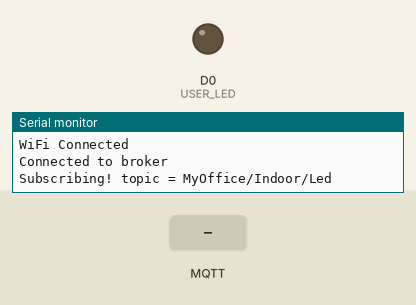
Simulated run of this sketch. Board: ESP8266 (NodeMCU). On the bench: output pins drawn as LEDs (lit = HIGH), the last lines printed to the serial monitor. The inputs (shaded band) are chosen by the test bench. WiFi joins after 1.5 s; servers stay silent unless stated; no MQTT or app messages arrive unless stated.

Above: at 3.2 s.
3.3 s: MQTT message "0" arrives on the first subscribed topic
At 4.1 s:
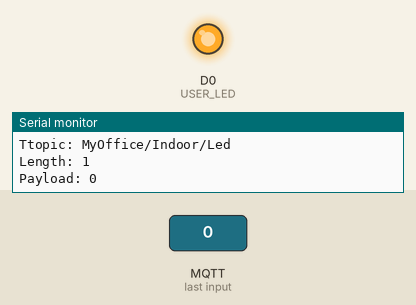
4.8 s: MQTT message "1" arrives on the first subscribed topic
At 5.2 s:
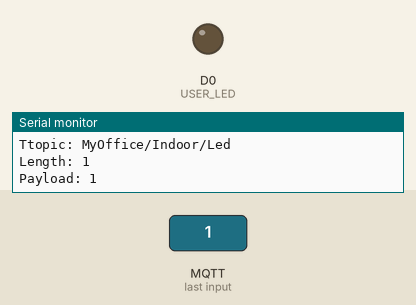
Timing chart, 0 to 7.8 s (numbered marks = the images above; inputs shaded):
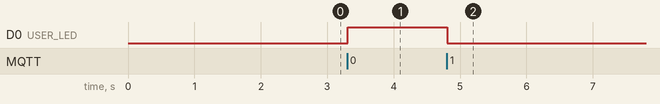

Measured:
- after the input at 3.3 s, D0 (USER_LED): LOW → HIGH at once
- after the input at 4.8 s, D0 (USER_LED): HIGH → LOW at once

The sketch:

subscribe_led.ino
```cpp
#include <ESP8266WiFi.h>
#include <PubSubClient.h>
#define USER_LED  D0
const char* ssid = "Ria2G";
const char* password = "12345679";

const char* userId = "mqtt_ship";
const char* userPw = "1234";
const char* clientId = userId;
char *topic = "MyOffice/Indoor/Led";
char* server = "192.168.0.18";
char messageBuf[100];

void callback(char* topic, byte* payload, unsigned int length) {
  Serial.println("Message arrived!\nTtopic: " + String(topic));
  Serial.println("Length: "+ String(length, DEC));

  strncpy(messageBuf, (char*)payload, length);
  messageBuf[length] = '\0';
  String ledState = String(messageBuf);
  Serial.println("Payload: "+ ledState + "\n");

  if( ledState == "1"  ){
    digitalWrite(USER_LED, LOW);
  } else if (ledState=="0") {
    digitalWrite(USER_LED, HIGH);
  } else {
    Serial.println("Wrong Message");
  }
}

WiFiClient wifiClient;
PubSubClient client(server, 1883, callback, wifiClient);

void setup() {
  pinMode(USER_LED, OUTPUT);
  Serial.begin(9600);

  WiFi.begin(ssid, password);
  while (WiFi.status() != WL_CONNECTED) {
    Serial.print(".");     delay(1000);
  }
  Serial.println("\nWiFi Connected");

  while ( !client.connect(clientId, userId, userPw) ){
    Serial.print("*");     delay(1000);
  }
  Serial.println("\nConnected to broker");
  Serial.println(String("Subscribing! topic = ") + topic);
  client.subscribe(topic);
 }

void loop() {
  client.loop();
}
```
